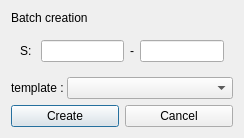
<?xml version="1.0" encoding="UTF-8"?>
<ui version="4.0">
 <class>Dialog</class>
 <widget class="QDialog" name="Dialog">
  <property name="geometry">
   <rect>
    <x>0</x>
    <y>0</y>
    <width>244</width>
    <height>132</height>
   </rect>
  </property>
  <property name="windowTitle">
   <string>Dialog</string>
  </property>
  <layout class="QVBoxLayout" name="verticalLayout_4">
   <item>
    <widget class="QLabel" name="label_3">
     <property name="text">
      <string>Batch creation</string>
     </property>
    </widget>
   </item>
   <item>
    <widget class="QFrame" name="duration_frame">
     <layout class="QHBoxLayout" name="horizontalLayout_3">
      <item>
       <widget class="QLabel" name="label">
        <property name="text">
         <string>S: </string>
        </property>
       </widget>
      </item>
      <item>
       <widget class="QLineEdit" name="start_lineEdit"/>
      </item>
      <item>
       <widget class="QLabel" name="label_2">
        <property name="text">
         <string>-</string>
        </property>
       </widget>
      </item>
      <item>
       <widget class="QLineEdit" name="end_lineEdit"/>
      </item>
     </layout>
    </widget>
   </item>
   <item>
    <widget class="QFrame" name="comboBox_frame">
     <property name="frameShape">
      <enum>QFrame::NoFrame</enum>
     </property>
     <property name="frameShadow">
      <enum>QFrame::Plain</enum>
     </property>
     <layout class="QHBoxLayout" name="horizontalLayout_4" stretch="1,4">
      <property name="spacing">
       <number>0</number>
      </property>
      <property name="margin">
       <number>0</number>
      </property>
      <item>
       <widget class="QLabel" name="label4_label">
        <property name="text">
         <string>template : </string>
        </property>
       </widget>
      </item>
      <item>
       <widget class="QComboBox" name="comboBox"/>
      </item>
     </layout>
    </widget>
   </item>
   <item>
    <layout class="QHBoxLayout" name="horizontalLayout_2">
     <item>
      <widget class="QPushButton" name="button1_pushButton">
       <property name="text">
        <string>Create</string>
       </property>
      </widget>
     </item>
     <item>
      <widget class="QPushButton" name="button2_pushButton">
       <property name="text">
        <string>Cancel</string>
       </property>
      </widget>
     </item>
    </layout>
   </item>
  </layout>
 </widget>
 <resources/>
 <connections/>
</ui>
